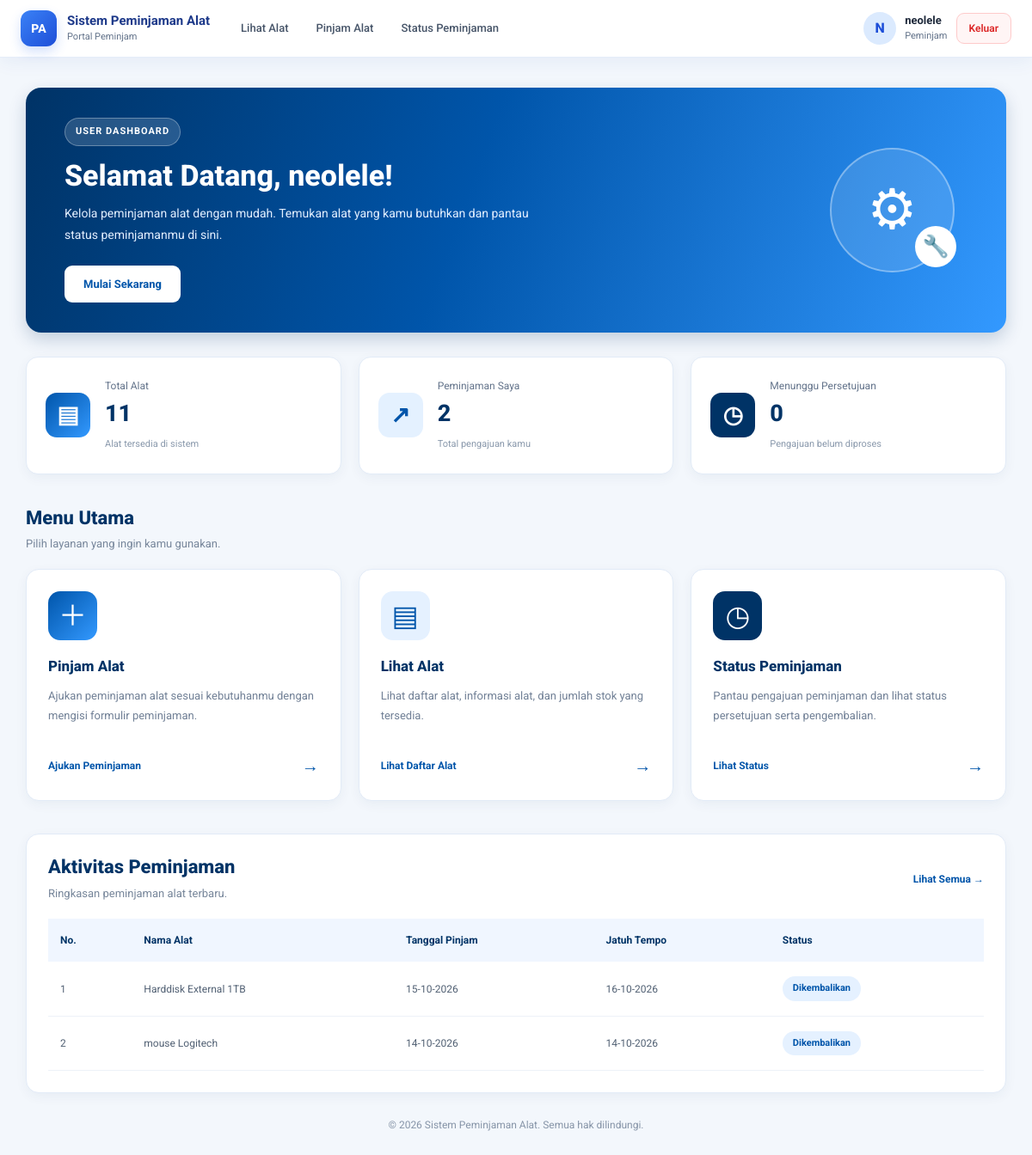
Page /users/dashboard.php (signed in) on the committed database.
### tables this page shows
CREATE TABLE `users` (
  `id` int(11) NOT NULL,
  `username` varchar(50) NOT NULL,
  `nama_lengkap` varchar(100) NOT NULL,
  `alamat` varchar(225) NOT NULL,
  `password` varchar(255) NOT NULL,
  `role` enum('admin','petugas','peminjam') NOT NULL
);

CREATE TABLE `peminjaman` (
  `id_peminjaman` int(11) NOT NULL,
  `id_user` int(11) NOT NULL,
  `tanggal_pinjam` date NOT NULL,
  `tanggal_jatuh_tempo` date NOT NULL,
  `status` enum('diajukan','dipinjam','dikembalikan','terlambat','ditolak') NOT NULL DEFAULT 'diajukan'
);

### includes/auth.php (called while the page is built, shortened)
<?php
function e($v): string
{
    return htmlspecialchars((string)$v, ENT_QUOTES, 'UTF-8');
}
function auth_user(PDO $pdo): array
{
    $s = $pdo->prepare('SELECT id, username, nama_lengkap, role FROM users WHERE id = ?');
    $s->execute([$_SESSION['user_id']]);
    $user = $s->fetch();
    return $user;
}
function role_label(string $role): string
{
    return ['admin' => 'Admin', 'petugas' => 'Petugas', 'peminjam' => 'Peminjam'][$role] ?? ucfirst($role);
}

### users/dashboard.php (the view, shortened to what this page needs)
<?php
require_once __DIR__ . '/../includes/auth.php';
$namaUser = $_SESSION['user_name'] ?? 'Pengguna';
$userId   = (int)$_SESSION['user_id'];
$totalAlat = $pdo->query("SELECT COUNT(*) FROM alat WHERE stok > 0")->fetchColumn();
$stmtPinjam = $pdo->prepare("
    SELECT COUNT(*) FROM peminjaman WHERE id_user = ?
");
$stmtPinjam->execute([$userId]);
$totalPinjaman = $stmtPinjam->fetchColumn();
$stmtMenunggu = $pdo->prepare("
    SELECT COUNT(*) FROM peminjaman WHERE id_user = ? AND status = 'diajukan'
");
$stmtMenunggu->execute([$userId]);
$totalMenunggu = $stmtMenunggu->fetchColumn();
$stmtAktivitas = $pdo->prepare("
    SELECT p.id_peminjaman, p.tanggal_pinjam, p.tanggal_jatuh_tempo, p.status,
           GROUP_CONCAT(a.nama_alat SEPARATOR ', ') AS nama_alat
    FROM peminjaman p
    LEFT JOIN detail_peminjaman d ON d.id_peminjaman = p.id_peminjaman
    LEFT JOIN alat a ON a.id_alat = d.id_alat
    WHERE p.id_user = ?
    GROUP BY p.id_peminjaman
    ORDER BY p.tanggal_pinjam DESC
    LIMIT 5
");
$stmtAktivitas->execute([$userId]);
$aktivitas = $stmtAktivitas->fetchAll();
?>
<!DOCTYPE html>
<html lang="id">
<head>
    <link rel="stylesheet" href="../asset/css/bootstrap.css">
    <link rel="stylesheet" href="../asset/css/style.css">
    <link rel="stylesheet" href="../asset/css/navbar.css">
</head>
<body>
   <?php include __DIR__ . '/../includes/navbar_user.php'; ?>
    <main class="dashboard-container">
        <section class="welcome-card">
            <div class="welcome-text">
                <span class="welcome-label">USER DASHBOARD</span>
                <h1>Selamat Datang, <?= htmlspecialchars($namaUser) ?>!</h1>
                <p>
                    Kelola peminjaman alat dengan mudah.
                    Temukan alat yang kamu butuhkan dan pantau
                    status peminjamanmu di sini.
                </p>
                <a href="#menu" class="btn-primary">
                    Mulai Sekarang
                </a>
            </div>
            <div class="welcome-illustration">
                <div class="illustration-circle">
                    <div class="tool-icon">⚙</div>
                    <div class="tool-icon tool-icon-small">🔧</div>
                </div>
            </div>
        </section>
        <section class="stats-grid">
            <div class="stat-card">
                <div class="stat-icon icon-blue">▤</div>
                <div>
                    <p>Total Alat</p>
                    <h3><?= (int)$totalAlat ?></h3>
                    <span>Alat tersedia di sistem</span>
                </div>
            </div>
            <div class="stat-card">
                <div class="stat-icon icon-light">↗</div>
                <div>
                    <p>Peminjaman Saya</p>
                    <h3><?= (int)$totalPinjaman ?></h3>
                    <span>Total pengajuan kamu</span>
                </div>
            </div>
            <div class="stat-card">
                <div class="stat-icon icon-dark">◷</div>
                <div>
                    <p>Menunggu Persetujuan</p>
                    <h3><?= (int)$totalMenunggu ?></h3>
                    <span>Pengajuan belum diproses</span>
                </div>
            </div>
        </section>
        <section class="menu-section" id="menu">
            <div class="section-heading">
                <div>
                    <h2>Menu Utama</h2>
                    <p>Pilih layanan yang ingin kamu gunakan.</p>
                </div>
            </div>
            <div class="menu-grid">
                <a href="pinjam_alat.php" class="menu-card">
                    <div class="menu-icon menu-icon-blue">
                        <span>＋</span>
                    </div>
                    <h3>Pinjam Alat</h3>
                    <p>
                        Ajukan peminjaman alat sesuai kebutuhanmu
                        dengan mengisi formulir peminjaman.
                    </p>
                    <span class="menu-link">
                        Ajukan Peminjaman <span>→</span>
                    </span>
                </a>
                <a href="lihat_alat.php" class="menu-card">
                    <div class="menu-icon menu-icon-light">
                        <span>▤</span>
                    </div>
                    <h3>Lihat Alat</h3>
                    <p>
                        Lihat daftar alat, informasi alat,
                        dan jumlah stok yang tersedia.
                    </p>
                    <span class="menu-link">
                        Lihat Daftar Alat <span>→</span>
                    </span>
                </a>
                <a href="status_peminjaman.php" class="menu-card">
                    <div class="menu-icon menu-icon-dark">
                        <span>◷</span>
                    </div>
                    <h3>Status Peminjaman</h3>
                    <p>
                        Pantau pengajuan peminjaman dan lihat
                        status persetujuan serta pengembalian.
                    </p>
                    <span class="menu-link">
                        Lihat Status <span>→</span>
                    </span>
                </a>
            </div>
        </section>
        <section class="activity-section">
            <div class="section-heading">
                <div>
                    <h2>Aktivitas Peminjaman</h2>
                    <p>Ringkasan peminjaman alat terbaru.</p>
                </div>
                <a href="status_peminjaman.php" class="see-all">
                    Lihat Semua →
                </a>
            </div>
            <div class="table-wrapper">
                <table class="activity-table">
                    <thead>
                        <tr>
                            <th>No.</th>
                            <th>Nama Alat</th>
                            <th>Tanggal Pinjam</th>
                            <th>Jatuh Tempo</th>
                            <th>Status</th>
                        </tr>
                    </thead>
                    <tbody>
                        <?php if (empty($aktivitas)): ?>
                            <tr>
                                <td colspan="5" class="empty-data">
                                    Belum ada aktivitas peminjaman.
                                </td>
                            </tr>
                        <?php else: ?>
                            <?php foreach ($aktivitas as $i => $row): ?>
                                <tr>
                                    <td><?= $i + 1 ?></td>
                                    <td><?= htmlspecialchars($row['nama_alat'] ?: '-') ?></td>
                                    <td><?= htmlspecialchars(date('d-m-Y', strtotime($row['tanggal_pinjam']))) ?></td>
                                    <td><?= htmlspecialchars(date('d-m-Y', strtotime($row['tanggal_jatuh_tempo']))) ?></td>
                                    <td>
                                        <span class="status-badge">
                                            <?= htmlspecialchars(ucfirst($row['status'])) ?>
                                        </span>
                                    </td>
                                </tr>
                            <?php endforeach; ?>
                        <?php endif; ?>
                    </tbody>
                </table>
            </div>
        </section>
        <footer class="dashboard-footer">
            <p>
                &copy; 2026 Sistem Peminjaman Alat.
                Semua hak dilindungi.
            </p>
        </footer>
    </main>
</body>
</html>

### includes/navbar_user.php (shortened to what this page needs)
<?php
require_once __DIR__ . '/auth.php';
$nvUser  = auth_user($pdo);
$nvRole  = $nvUser['role'] ?? 'peminjam';
$nvAlias = [
    'pinjam_alat.php' => 'pinjam_alat.php',
];
$nvCur   = basename(parse_url($_SERVER['REQUEST_URI'], PHP_URL_PATH));
$nvCur   = $nvAlias[$nvCur] ?? $nvCur;
$nvMenus = [
    ['Lihat Alat', 'lihat_alat.php'],
    ['Pinjam Alat', 'pinjam_alat.php'],
    ['Status Peminjaman', 'status_peminjaman.php'],
];
function nv_is_active(string $href, string $cur): bool
{
    return basename(parse_url($href, PHP_URL_PATH)) === $cur;
}
$nvInisial = mb_strtoupper(mb_substr($nvUser['nama_lengkap'] ?: $nvUser['username'], 0, 1));
$nvPortal  = 'Portal Peminjam';
?>
<header class="nv">
    <div class="nv-inner">
        <a class="nv-brand" href="lihat_alat.php">
            <span class="nv-logo">PA</span>
            <span class="nv-brandtext">
                <strong>Sistem Peminjaman Alat</strong>
                <small><?= e($nvPortal) ?></small>
            </span>
        </a>
        <div class="nv-collapse" id="nvCollapse">
            <nav class="nv-menu" aria-label="Menu utama">
                <?php foreach ($nvMenus as $m): ?>
                    <a class="nv-link<?= nv_is_active($m[1], $nvCur) ? ' active' : '' ?>"
                       href="<?= e($m[1]) ?>"><?= e($m[0]) ?></a>
                <?php endforeach; ?>
            </nav>
            <div class="nv-profile">
                <div class="nv-avatar"><?= e($nvInisial) ?></div>
                <div class="nv-info">
                    <strong><?= e($nvUser['nama_lengkap'] ?: $nvUser['username']) ?></strong>
                    <span><?= e(role_label($nvRole)) ?></span>
                </div>
                <a href="logout.php" class="nv-logout"
                   onclick="return confirm('Apakah kamu yakin ingin keluar?')">Keluar</a>
            </div>
        </div>
    </div>
</header>

### asset/css/navbar.css (style rules this page uses)
body { padding: 0 !important; }
.nv { position: sticky; top: 0; z-index: 1000; background: #fff; border-bottom: 1px solid #e5edf9; box-shadow: 0 4px 22px rgba(30, 64, 175, .07); font-family: inherit; }
.nv-inner { max-width: 1280px; margin: 0 auto; padding: 12px 24px; display: flex; align-items: center; gap: 22px; }
.nv-brand { display: flex; align-items: center; gap: 12px; text-decoration: none; flex-shrink: 0; }
.nv-logo { width: 42px; height: 42px; border-radius: 12px; display: grid; place-items: center; color: #fff; font-weight: 800; font-size: 14px; background: linear-gradient(135deg, #3b82f6, #1d4ed8); box-shadow: 0 6px 14px rgba(37, 99, 235, .2); }
.nv-brandtext strong { display: block; font-size: 15px; font-weight: 700; color: #1e3a8a; line-height: 1.2; }
.nv-brandtext small { display: block; font-size: 11px; color: #64748b; margin-top: 2px; }
.nv-collapse { flex: 1; display: flex; align-items: center; justify-content: space-between; gap: 20px; }
.nv-menu { display: flex; align-items: center; gap: 4px; flex-wrap: wrap; }
.nv-link { display: inline-flex; align-items: center; gap: 4px; padding: 9px 14px; border: 0; border-radius: 10px; background: transparent; color: #475569; font: inherit; font-size: 13px; font-weight: 500; text-decoration: none; cursor: pointer; transition: background .2s, color .2s; }
.nv-profile { display: flex; align-items: center; gap: 10px; flex-shrink: 0; }
.nv-avatar { width: 38px; height: 38px; border-radius: 50%; display: grid; place-items: center; background: #dbeafe; color: #1d4ed8; font-weight: 800; }
.nv-info strong { display: block; font-size: 13px; color: #1e293b; line-height: 1.2; }
.nv-info span { display: block; font-size: 11px; color: #64748b; margin-top: 2px; }
.nv-logout { padding: 8px 14px; border-radius: 9px; border: 1px solid #fecaca; background: #fff5f5; color: #dc2626; font-size: 12px; font-weight: 600; text-decoration: none; transition: background .2s; }

### rows in the picture
users: nama_lengkap "N", nama_lengkap "neolele", role "Peminjam"
peminjaman: nama_alat "Harddisk External 1TB", tanggal_pinjam "15-10-2026", tanggal_jatuh_tempo "16-10-2026", status "Dikembalikan"
peminjaman: nama_alat "mouse Logitech", tanggal_pinjam "14-10-2026", tanggal_jatuh_tempo "14-10-2026", status "Dikembalikan"

### other values in the picture
$nvPortal "Portal Peminjam"
$m[0] "Lihat Alat"
$m[0] "Pinjam Alat"
$m[0] "Status Peminjaman"
$namaUser "neolele"
$totalAlat "11"
$totalPinjaman "2"
$totalMenunggu "0"
